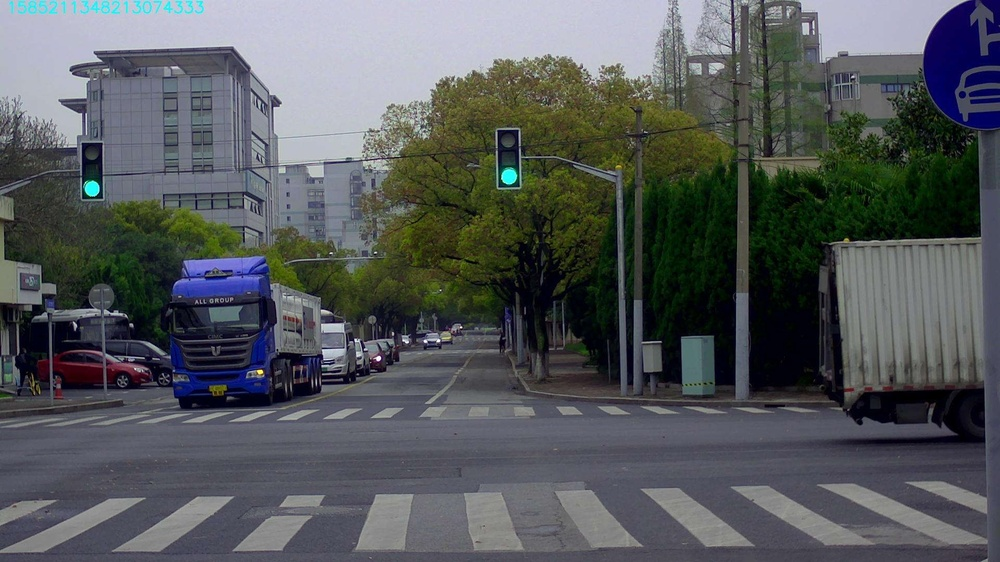
#> input picture SSOD/configs/ssod_train_s2tld/train/images/2020-03-30 11_36_08.503216993.jpg, 1000 x 562 px, shrunk from 1920 x 1080 before the run, found by its file name; its folder holds 4 pictures in this run
$ python divide_bs.py   (older library calls are emulated)
#> lines starting #> are read from the running program, lines starting #| are printed output that depends on the picture
import cv2
import numpy as np
import os
import matplotlib.pyplot as plt
from tqdm import tqdm
import shutil

def log_transform(values, epsilon=1e-5):
    return np.log(values + epsilon)

def calculate_features(image):
    gray = cv2.cvtColor(image, cv2.COLOR_BGR2GRAY)
    brightness = np.mean(gray)
    laplacian_var = cv2.Laplacian(gray, cv2.CV_64F).var()
    return brightness, laplacian_var

def normalize_values(values):
    max_value = max(values) if values else 1  # 최대값이 0이 되는 것을 방지
    return [value / max_value for value in values]

def read_label_files_from_folders(base_folders):
    label_counts = {}  # 전체 라벨별 이미지 개수를 저장할 딕셔너리

    for base_folder in base_folders:
        labels_folder_path = os.path.join(base_folder, 'labels')  # 'labels' 폴더 경로

        if os.path.exists(labels_folder_path) and os.path.isdir(labels_folder_path):
            label_files = [f for f in os.listdir(labels_folder_path) if f.endswith('.txt')]

            for label_file in label_files:
                label_file_path = os.path.join(labels_folder_path, label_file)

                with open(label_file_path, 'r') as file:
                    for line in file:
                        parts = line.strip().split(' ')
                        if len(parts) > 0:  # 라인에 데이터가 있는지 확인
                            label = parts[0]  # 클래스 ID
                            label_counts[label] = label_counts.get(label, 0) + 1

    return label_counts

def process_and_classify_images(base_folders, base_path, brightness_bins):
#> called with base_path = './after_sorting'
    if not os.path.exists(base_path):
        os.makedirs(base_path)
    saved_images = set()
    class_image_count = {}  # 클래스별 이미지 개수를 저장할 딕셔너리

    all_brightness_values = []
    all_sharpness_values = []

    # 이미지 경로 수집
    image_paths = []
    for base_folder in tqdm(base_folders, desc="Processing base folders"):
        image_folder = os.path.join(base_folder, 'images')
        image_paths.extend([os.path.join(image_folder, f) for f in os.listdir(image_folder) if f.endswith('.jpg') or f.endswith('.png')])

    # 이미지 처리 및 밝기와 선명도 값 수집
    for image_path in tqdm(image_paths, desc="Processing images"):
        if image_path in saved_images:
            continue
        image = cv2.imread(image_path)
#> image is the input picture: shape (562, 1000, 3); mean B, G, R 90.7, 88.4, 84.6
        if image is None:
            continue

        brightness, sharpness = calculate_features(image)
#> in calculate_features, `gray = cv2.cvtColor(image, cv2.COLOR_BGR2GRAY)`:
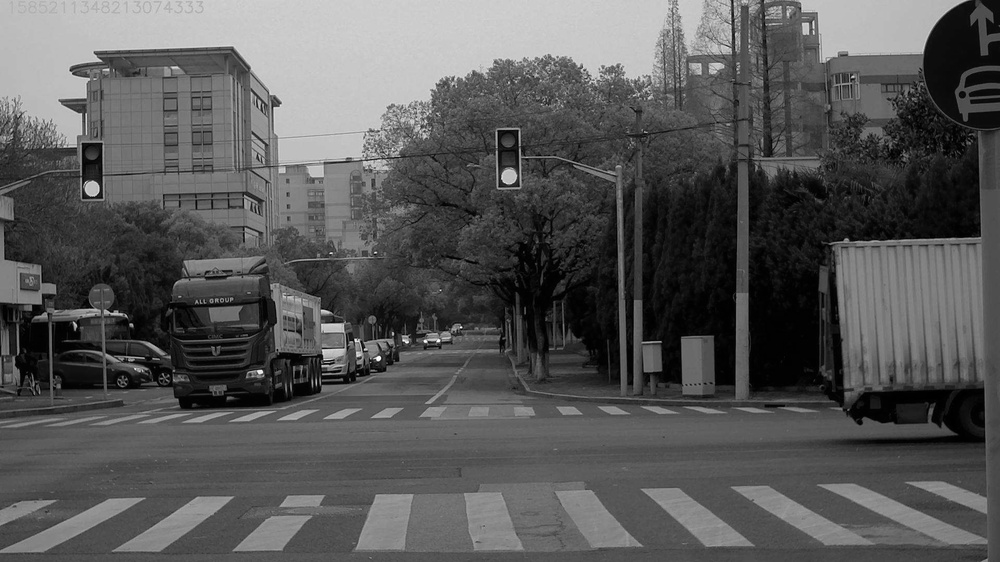
#> gray: shape (562, 1000); min 0, max 254, mean 87.5
#> in calculate_features, `brightness = np.mean(gray)`: brightness = 87.53
#> in calculate_features, `laplacian_var = cv2.Laplacian(gray, cv2.CV_64F).var()`: laplacian_var = 850.5
#> brightness = 87.53; sharpness = 850.5

        all_brightness_values.append(brightness)
        all_sharpness_values.append(sharpness)
#> pass 2 of the loop in process_and_classify_images, `for image_path in tqdm(image_paths, desc="Processing images"):`:
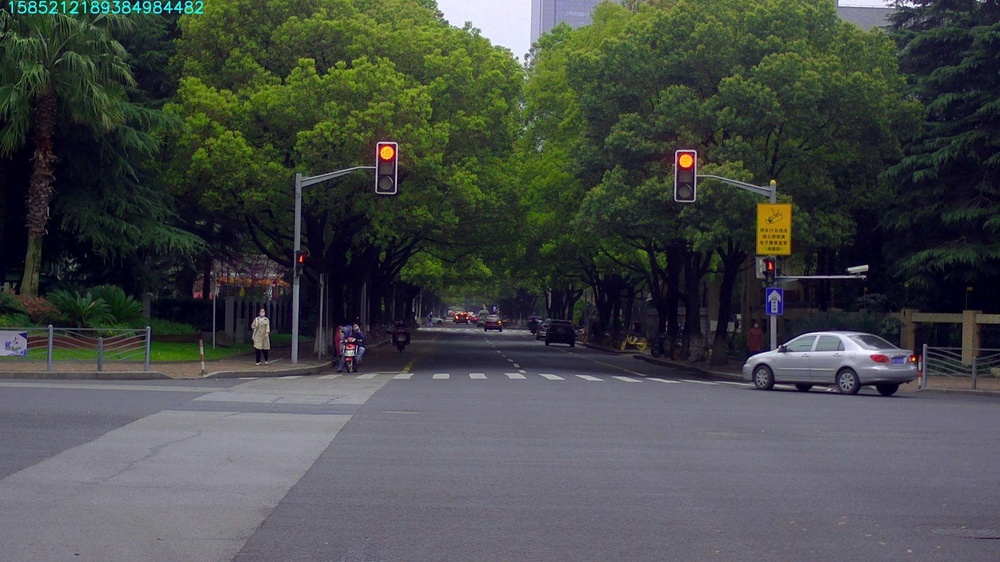
#> input picture SSOD/configs/ssod_train_s2tld/train/images/2020-03-30 11_38_37.726836149.jpg, 1000 x 562 px, shrunk from 1920 x 1080 before the run, found by its file name
#> in process_and_classify_images, image is the input picture: shape (562, 1000, 3); mean B, G, R 72.5, 73.8, 70.3
#> in calculate_features (call 2), `gray = cv2.cvtColor(image, cv2.COLOR_BGR2GRAY)`:
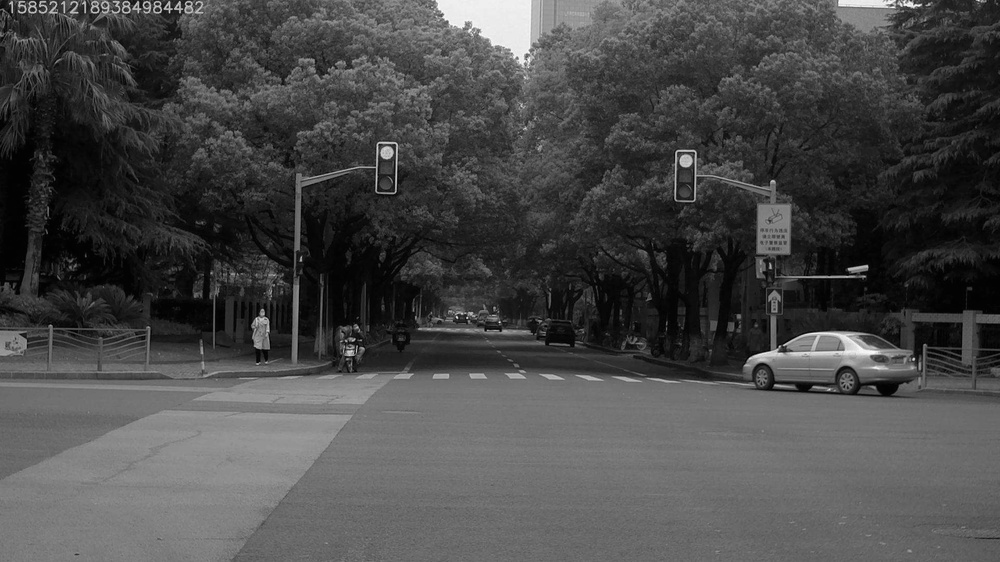
#> gray: shape (562, 1000); min 0, max 254, mean 72.6
#> in calculate_features (call 2), `brightness = np.mean(gray)`: brightness = 72.57
#> laplacian_var = 691
#> in process_and_classify_images, `brightness, sharpness = calculate_features(image)`: brightness = 72.57; sharpness = 691
#> pass 3 of the loop in process_and_classify_images, `for image_path in tqdm(image_paths, desc="Processing images"):`:
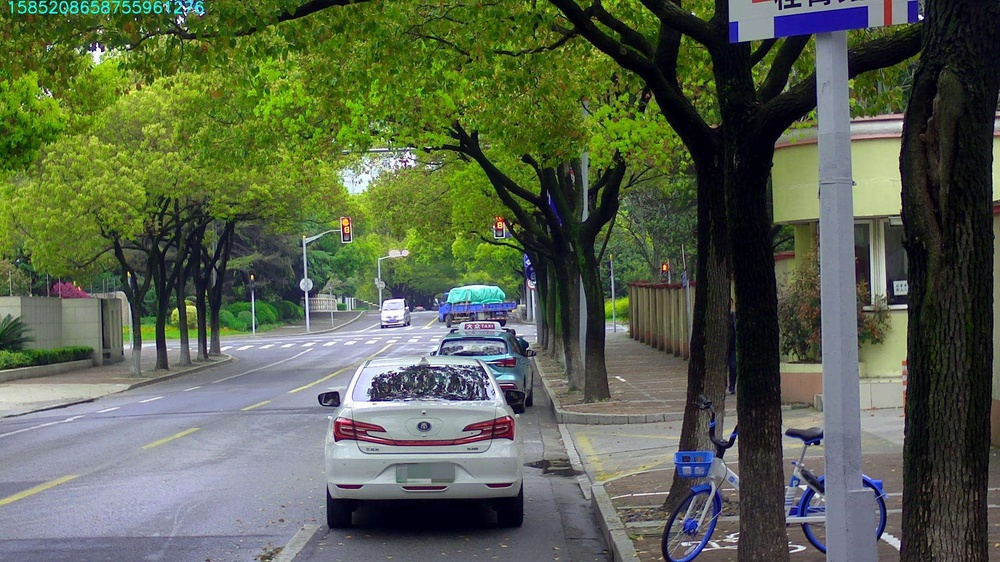
#> input picture SSOD/configs/ssod_train_s2tld/train/images/2020-03-30 11_42_11.942046940.jpg, 1000 x 562 px, shrunk from 1920 x 1080 before the run, found by its file name
#> in process_and_classify_images, image is the input picture: shape (562, 1000, 3); mean B, G, R 76.8, 98.3, 88.5
#> in calculate_features (call 3), `gray = cv2.cvtColor(image, cv2.COLOR_BGR2GRAY)`:
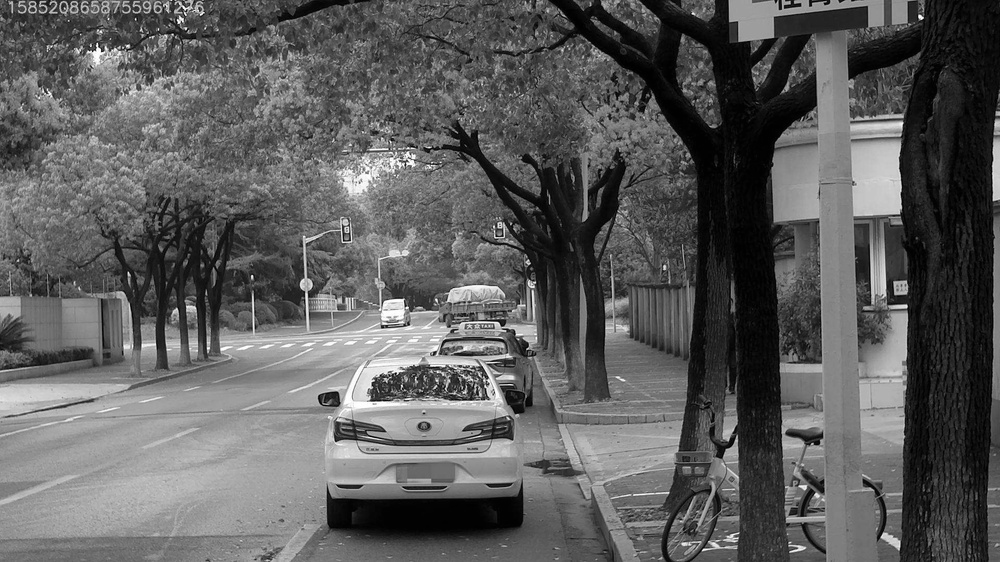
#> gray: shape (562, 1000); min 0, max 255, mean 92.9
#> in calculate_features (call 3), `brightness = np.mean(gray)`: brightness = 92.91
#> laplacian_var = 1985
#> in process_and_classify_images, `brightness, sharpness = calculate_features(image)`: brightness = 92.91; sharpness = 1985
#> the loop made 4 passes; the first 3 are shown

    # 밝기와 선명도 값 정규화
    normalized_brightness_values = normalize_values(all_brightness_values)
    log_sharpness_values = [log_transform(value) for value in all_sharpness_values]
    normalized_sharpness_values = normalize_values(log_sharpness_values)

    # 선명도 분위수 계산 시
    # sharpness_quantiles = np.percentile(normalized_sharpness_values, [20, 40, 60, 80])

    # # 정규화된 샤프니스 값에 기반한 동적 구간 생성
    # sharpness_bins = list(sharpness_quantiles) + [1.0]

    # 최소값과 최대값을 기준으로 5개의 구역으로 나누기 위한 경계값 계산
    min_sharpness = min(normalized_sharpness_values)
    max_sharpness = max(normalized_sharpness_values)
    interval = (max_sharpness - min_sharpness) / 5
    sharpness_bins = [min_sharpness + interval * i for i in range(1, 5)] + [max_sharpness]


    # 정규화된 값을 사용하여 이미지 분류 및 클래스 폴더 생성
    for idx, image_path in enumerate(image_paths):
        brightness_index = sum(b <= normalized_brightness_values[idx] for b in brightness_bins)
        sharpness_index = sum(s <= normalized_sharpness_values[idx] for s in sharpness_bins)
        class_folder = f'b{brightness_index}_s{sharpness_index}'
        class_path = os.path.join(base_path, class_folder)
        if not os.path.exists(class_path):
            os.makedirs(class_path)

        file_name = os.path.basename(image_path)
        save_path = os.path.join(class_path, file_name)
        shutil.copy(image_path, save_path)

        # 라벨 파일 복사
        label_file_path = image_path.replace('images', 'labels').rsplit('.', 1)[0] + '.txt'
        if os.path.exists(label_file_path):
            shutil.copy(label_file_path, class_path)

        class_image_count[class_folder] = class_image_count.get(class_folder, 0) + 1

    # 각 클래스별 이미지 개수 출력
    for class_name, count in class_image_count.items():
        print(f"{class_name}: {count} images")

    return normalized_brightness_values, normalized_sharpness_values, class_image_count, sharpness_bins


# def plot_histogram(brightness_values, sharpness_values, brightness_bins, sharpness_bins):
def plot_histogram(brightness_values, sharpness_values):

    plt.figure(figsize=(12, 6))

    plt.subplot(1, 2, 1)
    plt.hist(brightness_values, bins=50, color='blue', alpha=0.7)
    plt.title('Histogram of Brightness')
    plt.xlabel('Brightness')
    plt.ylabel('Number of Instances')
    plt.ylim(0, 1000)
    # for edge in brightness_bins:
    #     plt.axvline(edge, color='red', linestyle='--', linewidth=1)

    plt.subplot(1, 2, 2)
    plt.hist(sharpness_values, bins=50, color='green', alpha=0.7)
    plt.title('Histogram of Sharpness')
    plt.xlabel('Sharpness')
    plt.ylabel('Number of Instances')
    plt.ylim(0, 1000)
    # for edge in sharpness_bins:
    #     plt.axvline(edge, color='red', linestyle='--', linewidth=1)

    plt.tight_layout()
    plt.show()

if __name__ == '__main__':
    base_folders = ['notsorting_images']
    base_path = "./after_sorting"
    brightness_bins = [0.2, 0.4, 0.6, 0.8]
    # sharpness_bins = [0.4, 0.4, 0.6, 0.8]

    all_brightness_values, all_sharpness_values, class_image_count,sharpness_bins = process_and_classify_images(base_folders, base_path, brightness_bins)

    # 폴더 내 모든 라벨 파일에서 클래스별 개수 읽기
    label_counts = read_label_files_from_folders(base_folders)

    # 전체 클래스별 이미지 개수 출력 (이미지 분류 결과 + 라벨 파일 결과)
    for class_name, count in label_counts.items():
        print(f"Class {class_name} from labels: {count} images")


    # 밝기랑 선명도 기반 히스토그램 그리기
    # plot_histogram(all_brightness_values, all_sharpness_values)
